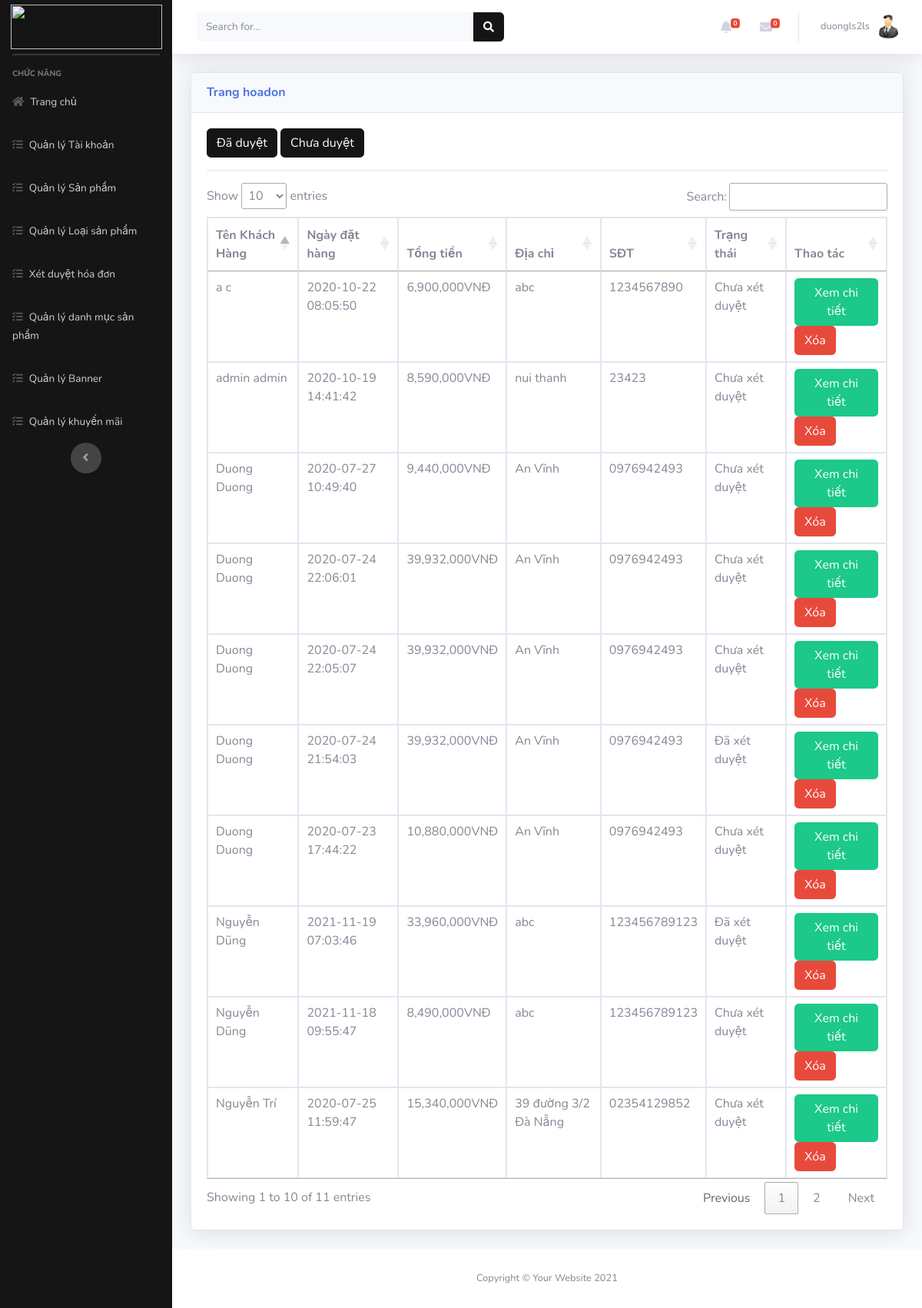
The page /Admin/index.php?mod=hoadon (signed in) on the database its author committed.
### tables this page shows
CREATE TABLE `hoadon` (
  `MaHD` int(11) NOT NULL,
  `MaND` int(11) NOT NULL,
  `NgayLap` datetime NOT NULL,
  `NguoiNhan` varchar(50) NOT NULL,
  `SDT` varchar(20) NOT NULL,
  `DiaChi` varchar(100) NOT NULL,
  `PhuongThucTT` varchar(20) NOT NULL,
  `TongTien` float NOT NULL,
  `TrangThai` varchar(70) NOT NULL
);

### Admin/MVC/controllers/HoadonController.php (called while the page is built, shortened)
<?php
class HoaDonController
{
    var $hoadon_model;
    public function __construct()
    {
        $this->hoadon_model = new Hoadon();
    }
    function list()
    {
        if (isset($_GET['id'])) {
            $id = $_GET['id'];
            if ($id > 1) {
                $id = 0;
            }
            $data = $this->hoadon_model->trangthai($id);
        } else {
            $data = $this->hoadon_model->All();
        }
        require_once("MVC/Views/Admin/index.php");
    }
}

### Admin/MVC/Models/connection.php (called while the page is built, shortened)
<?php
    class Connection{
        function __construct()
        {
            $severname ="localhost";
            $username ="root";
            $password ="";
            $db_name ="sport-shop";
            $this->conn = new mysqli($severname,$username,$password,$db_name);
        }
    }
?>

### Admin/MVC/Models/model.php (called while the page is built, shortened)
<?php
require_once("connection.php");
class Model
{
    var $table;
    var $contens;
    function __construct()
    {
        $conn_obj = new Connection();
        $this->conn = $conn_obj->conn;
    }
    function All()
    {
        $query = "select * from $this->table ORDER BY $this->contens DESC ";
        require("result.php");
        return $data;
    }
}

### Admin/MVC/Models/result.php (called while the page is built)
<?php
$result = $this->conn->query($query);
$data = array();
while ($row = $result->fetch_assoc()) {
    $data[] = $row;
}
?>

### Admin/MVC/Views/hoadon/list.php (the view, shortened to what this page needs)
<a href="?mod=hoadon&id=1" type="button" class="btn btn-primary">Đã duyệt</a>
<a href="?mod=hoadon&id=0" type="button" class="btn btn-primary">Chưa duyệt</a>
<hr>
<table class="table table-bordered" id="dataTable" width="100%" cellspacing="0">
  <thead>
    <tr>
      <th scope="col">Tên Khách Hàng</th>
      <th scope="col">Ngày đặt hàng</th>
      <th scope="col">Tổng tiền</th>
      <th scope="col">Địa chỉ</th>
      <th scope="col">SĐT</th>
      <th scope="col">Trạng thái</th>
      <th scope="col">Thao tác</th>
    </tr>
  </thead>
  <tbody>
    <?php foreach ($data as $row) { ?>
      <tr>
        <td><?= $row['NguoiNhan'] ?></td>
        <td><?= $row['NgayLap'] ?></td>
        <td><?= number_format($row['TongTien']) ?>VNĐ</td>
        <td><?= $row['DiaChi'] ?></td>
        <td><?= $row['SDT'] ?></td>
        <td><?php if($row['TrangThai']==0){
            echo 'Chưa xét duyệt';
        }else{
            echo 'Đã xét duyệt';
        }
        ?></td>
        <td>
          <a href="?mod=hoadon&act=chitiet&id=<?= $row['MaHD'] ?>" class="btn btn-success" >Xem chi tiết</a>
          <a href="?mod=hoadon&act=delete&id=<?= $row['MaHD'] ?>" onclick="return confirm('Bạn có thật sự muốn xóa ?');" type="button" class="btn btn-danger">Xóa</a>
        </td>
      </tr>
    <?php } ?>
</table>

### rows shown on the page
hoadon: NguoiNhan "Nguyễn Dũng", NgayLap "2021-11-19 07:03:46", TongTien "33,960,000", DiaChi "abc", SDT "123456789123", TrangThai "Đã xét duyệt"
hoadon: NguoiNhan "Nguyễn Dũng", NgayLap "2021-11-18 09:55:47", TongTien "8,490,000", DiaChi "abc", SDT "123456789123", TrangThai "Chưa xét duyệt"
hoadon: NguoiNhan "a c", NgayLap "2020-10-22 08:05:50", TongTien "6,900,000", DiaChi "abc", SDT "1234567890", TrangThai "Chưa xét duyệt"
hoadon: NguoiNhan "admin admin", NgayLap "2020-10-19 14:41:42", TongTien "8,590,000", DiaChi "nui thanh", SDT "23423", TrangThai "Chưa xét duyệt"
hoadon: NguoiNhan "Duong Duong", NgayLap "2020-07-27 10:49:40", TongTien "9,440,000", DiaChi "An Vĩnh", SDT "0976942493", TrangThai "Chưa xét duyệt"
hoadon: NguoiNhan "Nguyễn Trí", NgayLap "2020-07-25 11:59:47", TongTien "15,340,000", DiaChi "39 đường 3/2 Đà Nẵng", SDT "02354129852", TrangThai "Chưa xét duyệt"
hoadon: NguoiNhan "Duong Duong", NgayLap "2020-07-24 22:06:01", TongTien "39,932,000", DiaChi "An Vĩnh", SDT "0976942493", TrangThai "Chưa xét duyệt"
hoadon: NguoiNhan "Duong Duong", NgayLap "2020-07-24 22:05:07", TongTien "39,932,000", DiaChi "An Vĩnh", SDT "0976942493", TrangThai "Chưa xét duyệt"
hoadon: NguoiNhan "Duong Duong", NgayLap "2020-07-24 21:54:03", TongTien "39,932,000", DiaChi "An Vĩnh", SDT "0976942493", TrangThai "Đã xét duyệt"
hoadon: NguoiNhan "Duong Duong", NgayLap "2020-07-23 17:44:22", TongTien "10,880,000", DiaChi "An Vĩnh", SDT "0976942493", TrangThai "Chưa xét duyệt"

### other values the page prints
$_SESSION['login']['TaiKhoan'] "duongls2ls"
$mod "hoadon"
